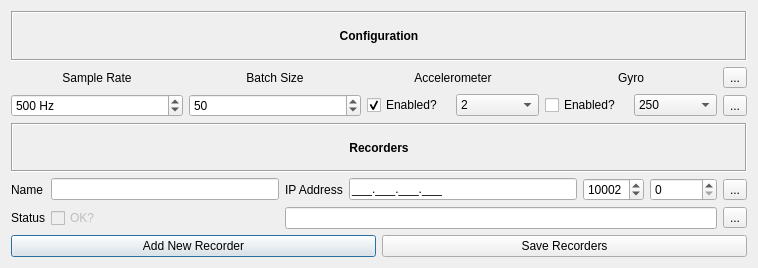
<?xml version="1.0" encoding="UTF-8"?>
<ui version="4.0">
 <class>recordersDialog</class>
 <widget class="QDialog" name="recordersDialog">
  <property name="geometry">
   <rect>
    <x>0</x>
    <y>0</y>
    <width>758</width>
    <height>268</height>
   </rect>
  </property>
  <property name="windowTitle">
   <string>Recorders</string>
  </property>
  <layout class="QGridLayout" name="gridLayout_2" rowstretch="0,0,0">
   <item row="0" column="0">
    <layout class="QGridLayout" name="addRecorderLayout" rowstretch="0,0,0,0,0">
     <item row="3" column="0">
      <widget class="QLabel" name="nameLabel">
       <property name="text">
        <string>Name</string>
       </property>
      </widget>
     </item>
     <item row="4" column="1">
      <widget class="QCheckBox" name="checkBox">
       <property name="enabled">
        <bool>false</bool>
       </property>
       <property name="text">
        <string>OK?</string>
       </property>
      </widget>
     </item>
     <item row="1" column="0" colspan="7">
      <layout class="QGridLayout" name="targetConfigLayout">
       <item row="0" column="3">
        <widget class="QLabel" name="gyroLabel">
         <property name="text">
          <string>Gyro</string>
         </property>
         <property name="alignment">
          <set>Qt::AlignCenter</set>
         </property>
        </widget>
       </item>
       <item row="0" column="1">
        <widget class="QLabel" name="targetBatchSizeLabel">
         <property name="text">
          <string>Batch Size</string>
         </property>
         <property name="alignment">
          <set>Qt::AlignCenter</set>
         </property>
        </widget>
       </item>
       <item row="0" column="2">
        <widget class="QLabel" name="accelerometerLabel">
         <property name="text">
          <string>Accelerometer</string>
         </property>
         <property name="alignment">
          <set>Qt::AlignCenter</set>
         </property>
        </widget>
       </item>
       <item row="1" column="0">
        <widget class="QSpinBox" name="targetSampleRate">
         <property name="suffix">
          <string> Hz</string>
         </property>
         <property name="minimum">
          <number>100</number>
         </property>
         <property name="maximum">
          <number>1000</number>
         </property>
         <property name="value">
          <number>500</number>
         </property>
        </widget>
       </item>
       <item row="1" column="1">
        <widget class="QSpinBox" name="targetBatchSize">
         <property name="minimum">
          <number>1</number>
         </property>
         <property name="maximum">
          <number>100</number>
         </property>
         <property name="value">
          <number>50</number>
         </property>
        </widget>
       </item>
       <item row="1" column="2">
        <layout class="QHBoxLayout" name="targetAccelerometerLayout">
         <item>
          <widget class="QCheckBox" name="targetAccelEnabled">
           <property name="text">
            <string>Enabled?</string>
           </property>
           <property name="checked">
            <bool>true</bool>
           </property>
          </widget>
         </item>
         <item>
          <widget class="QComboBox" name="targetAccelSens">
           <item>
            <property name="text">
             <string>2</string>
            </property>
           </item>
           <item>
            <property name="text">
             <string>4</string>
            </property>
           </item>
           <item>
            <property name="text">
             <string>8</string>
            </property>
           </item>
           <item>
            <property name="text">
             <string>16</string>
            </property>
           </item>
          </widget>
         </item>
        </layout>
       </item>
       <item row="1" column="3">
        <layout class="QHBoxLayout" name="targetGyroLayout">
         <item>
          <widget class="QCheckBox" name="targetGyroEnabled">
           <property name="text">
            <string>Enabled?</string>
           </property>
          </widget>
         </item>
         <item>
          <widget class="QComboBox" name="targetGyroSens">
           <item>
            <property name="text">
             <string>250</string>
            </property>
           </item>
           <item>
            <property name="text">
             <string>500</string>
            </property>
           </item>
           <item>
            <property name="text">
             <string>1000</string>
            </property>
           </item>
           <item>
            <property name="text">
             <string>2000</string>
            </property>
           </item>
          </widget>
         </item>
        </layout>
       </item>
       <item row="0" column="0">
        <widget class="QLabel" name="targetSampleRateLabel">
         <property name="text">
          <string>Sample Rate</string>
         </property>
         <property name="alignment">
          <set>Qt::AlignCenter</set>
         </property>
        </widget>
       </item>
       <item row="0" column="4">
        <widget class="QToolButton" name="applyTargetButton">
         <property name="text">
          <string>...</string>
         </property>
        </widget>
       </item>
       <item row="1" column="4">
        <widget class="QToolButton" name="resetTargetButton">
         <property name="text">
          <string>...</string>
         </property>
        </widget>
       </item>
      </layout>
     </item>
     <item row="3" column="2">
      <widget class="QLabel" name="ipAddressLabel">
       <property name="text">
        <string>IP Address</string>
       </property>
      </widget>
     </item>
     <item row="3" column="1">
      <widget class="QLineEdit" name="name">
       <property name="readOnly">
        <bool>true</bool>
       </property>
      </widget>
     </item>
     <item row="0" column="0" colspan="7">
      <widget class="QLabel" name="configHeaderLabel">
       <property name="font">
        <font>
         <weight>75</weight>
         <bold>true</bold>
        </font>
       </property>
       <property name="frameShape">
        <enum>QFrame::Box</enum>
       </property>
       <property name="frameShadow">
        <enum>QFrame::Sunken</enum>
       </property>
       <property name="text">
        <string>Configuration</string>
       </property>
       <property name="alignment">
        <set>Qt::AlignCenter</set>
       </property>
      </widget>
     </item>
     <item row="3" column="5">
      <widget class="QSpinBox" name="recorderSampleIndex">
       <property name="maximum">
        <number>999999999</number>
       </property>
      </widget>
     </item>
     <item row="4" column="6">
      <widget class="QToolButton" name="disconnectRecorderButton">
       <property name="text">
        <string>...</string>
       </property>
      </widget>
     </item>
     <item row="2" column="0" colspan="7">
      <widget class="QLabel" name="recordersHeaderLabel">
       <property name="font">
        <font>
         <weight>75</weight>
         <bold>true</bold>
        </font>
       </property>
       <property name="frameShape">
        <enum>QFrame::Box</enum>
       </property>
       <property name="frameShadow">
        <enum>QFrame::Sunken</enum>
       </property>
       <property name="text">
        <string>Recorders</string>
       </property>
       <property name="alignment">
        <set>Qt::AlignCenter</set>
       </property>
      </widget>
     </item>
     <item row="3" column="6">
      <widget class="QToolButton" name="connectRecorderButton">
       <property name="text">
        <string>...</string>
       </property>
      </widget>
     </item>
     <item row="4" column="0">
      <widget class="QLabel" name="statusLabel">
       <property name="text">
        <string>Status</string>
       </property>
      </widget>
     </item>
     <item row="4" column="2" colspan="4">
      <widget class="QLineEdit" name="statusText">
       <property name="readOnly">
        <bool>true</bool>
       </property>
      </widget>
     </item>
     <item row="3" column="3">
      <widget class="QLineEdit" name="ipAddress">
       <property name="inputMask">
        <string>000.000.000.000;_</string>
       </property>
      </widget>
     </item>
     <item row="3" column="4">
      <widget class="QSpinBox" name="port">
       <property name="minimum">
        <number>8000</number>
       </property>
       <property name="maximum">
        <number>65535</number>
       </property>
       <property name="value">
        <number>10002</number>
       </property>
      </widget>
     </item>
    </layout>
   </item>
   <item row="2" column="0">
    <layout class="QHBoxLayout" name="buttonLayout">
     <item>
      <widget class="QPushButton" name="addRecorderButton">
       <property name="text">
        <string>Add New Recorder</string>
       </property>
      </widget>
     </item>
     <item>
      <widget class="QPushButton" name="saveRecordersButton">
       <property name="text">
        <string>Save Recorders</string>
       </property>
      </widget>
     </item>
    </layout>
   </item>
  </layout>
 </widget>
 <resources/>
 <connections>
  <connection>
   <sender>resetTargetButton</sender>
   <signal>clicked()</signal>
   <receiver>recordersDialog</receiver>
   <slot>reset_target()</slot>
   <hints>
    <hint type="sourcelabel">
     <x>718</x>
     <y>93</y>
    </hint>
    <hint type="destinationlabel">
     <x>740</x>
     <y>118</y>
    </hint>
   </hints>
  </connection>
  <connection>
   <sender>applyTargetButton</sender>
   <signal>clicked()</signal>
   <receiver>recordersDialog</receiver>
   <slot>apply_target()</slot>
   <hints>
    <hint type="sourcelabel">
     <x>727</x>
     <y>51</y>
    </hint>
    <hint type="destinationlabel">
     <x>741</x>
     <y>45</y>
    </hint>
   </hints>
  </connection>
  <connection>
   <sender>targetSampleRate</sender>
   <signal>valueChanged(int)</signal>
   <receiver>recordersDialog</receiver>
   <slot>update_target()</slot>
   <hints>
    <hint type="sourcelabel">
     <x>125</x>
     <y>96</y>
    </hint>
    <hint type="destinationlabel">
     <x>173</x>
     <y>56</y>
    </hint>
   </hints>
  </connection>
  <connection>
   <sender>targetBatchSize</sender>
   <signal>valueChanged(int)</signal>
   <receiver>recordersDialog</receiver>
   <slot>update_target()</slot>
   <hints>
    <hint type="sourcelabel">
     <x>274</x>
     <y>86</y>
    </hint>
    <hint type="destinationlabel">
     <x>340</x>
     <y>63</y>
    </hint>
   </hints>
  </connection>
  <connection>
   <sender>targetAccelEnabled</sender>
   <signal>stateChanged(int)</signal>
   <receiver>recordersDialog</receiver>
   <slot>update_target()</slot>
   <hints>
    <hint type="sourcelabel">
     <x>396</x>
     <y>87</y>
    </hint>
    <hint type="destinationlabel">
     <x>431</x>
     <y>112</y>
    </hint>
   </hints>
  </connection>
  <connection>
   <sender>targetAccelSens</sender>
   <signal>currentIndexChanged(int)</signal>
   <receiver>recordersDialog</receiver>
   <slot>update_target()</slot>
   <hints>
    <hint type="sourcelabel">
     <x>495</x>
     <y>84</y>
    </hint>
    <hint type="destinationlabel">
     <x>521</x>
     <y>70</y>
    </hint>
   </hints>
  </connection>
  <connection>
   <sender>targetGyroEnabled</sender>
   <signal>stateChanged(int)</signal>
   <receiver>recordersDialog</receiver>
   <slot>update_target()</slot>
   <hints>
    <hint type="sourcelabel">
     <x>563</x>
     <y>99</y>
    </hint>
    <hint type="destinationlabel">
     <x>572</x>
     <y>111</y>
    </hint>
   </hints>
  </connection>
  <connection>
   <sender>targetGyroSens</sender>
   <signal>currentIndexChanged(int)</signal>
   <receiver>recordersDialog</receiver>
   <slot>update_target()</slot>
   <hints>
    <hint type="sourcelabel">
     <x>669</x>
     <y>96</y>
    </hint>
    <hint type="destinationlabel">
     <x>691</x>
     <y>115</y>
    </hint>
   </hints>
  </connection>
  <connection>
   <sender>connectRecorderButton</sender>
   <signal>clicked()</signal>
   <receiver>recordersDialog</receiver>
   <slot>connect_recorder()</slot>
   <hints>
    <hint type="sourcelabel">
     <x>724</x>
     <y>161</y>
    </hint>
    <hint type="destinationlabel">
     <x>743</x>
     <y>172</y>
    </hint>
   </hints>
  </connection>
  <connection>
   <sender>disconnectRecorderButton</sender>
   <signal>clicked()</signal>
   <receiver>recordersDialog</receiver>
   <slot>disconnect_recorder()</slot>
   <hints>
    <hint type="sourcelabel">
     <x>723</x>
     <y>201</y>
    </hint>
    <hint type="destinationlabel">
     <x>740</x>
     <y>209</y>
    </hint>
   </hints>
  </connection>
  <connection>
   <sender>saveRecordersButton</sender>
   <signal>clicked()</signal>
   <receiver>recordersDialog</receiver>
   <slot>save_recorders()</slot>
   <hints>
    <hint type="sourcelabel">
     <x>679</x>
     <y>243</y>
    </hint>
    <hint type="destinationlabel">
     <x>757</x>
     <y>251</y>
    </hint>
   </hints>
  </connection>
  <connection>
   <sender>addRecorderButton</sender>
   <signal>clicked()</signal>
   <receiver>recordersDialog</receiver>
   <slot>add_new_recorder()</slot>
   <hints>
    <hint type="sourcelabel">
     <x>215</x>
     <y>244</y>
    </hint>
    <hint type="destinationlabel">
     <x>284</x>
     <y>265</y>
    </hint>
   </hints>
  </connection>
 </connections>
 <slots>
  <slot>add_new_recorder()</slot>
  <slot>reset_target()</slot>
  <slot>apply_target()</slot>
  <slot>update_target()</slot>
  <slot>connect_recorder()</slot>
  <slot>disconnect_recorder()</slot>
  <slot>save_recorders()</slot>
 </slots>
</ui>
